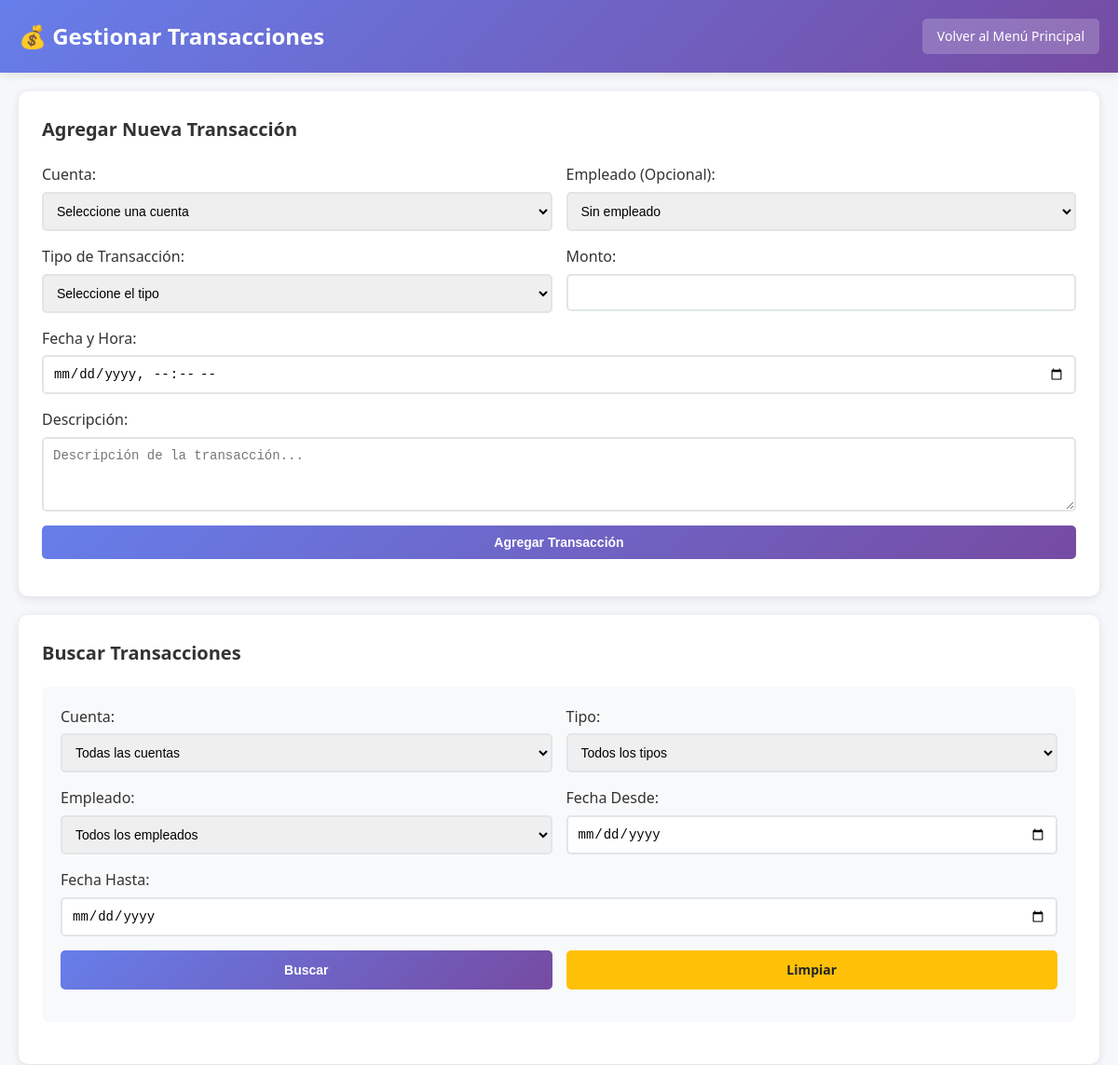
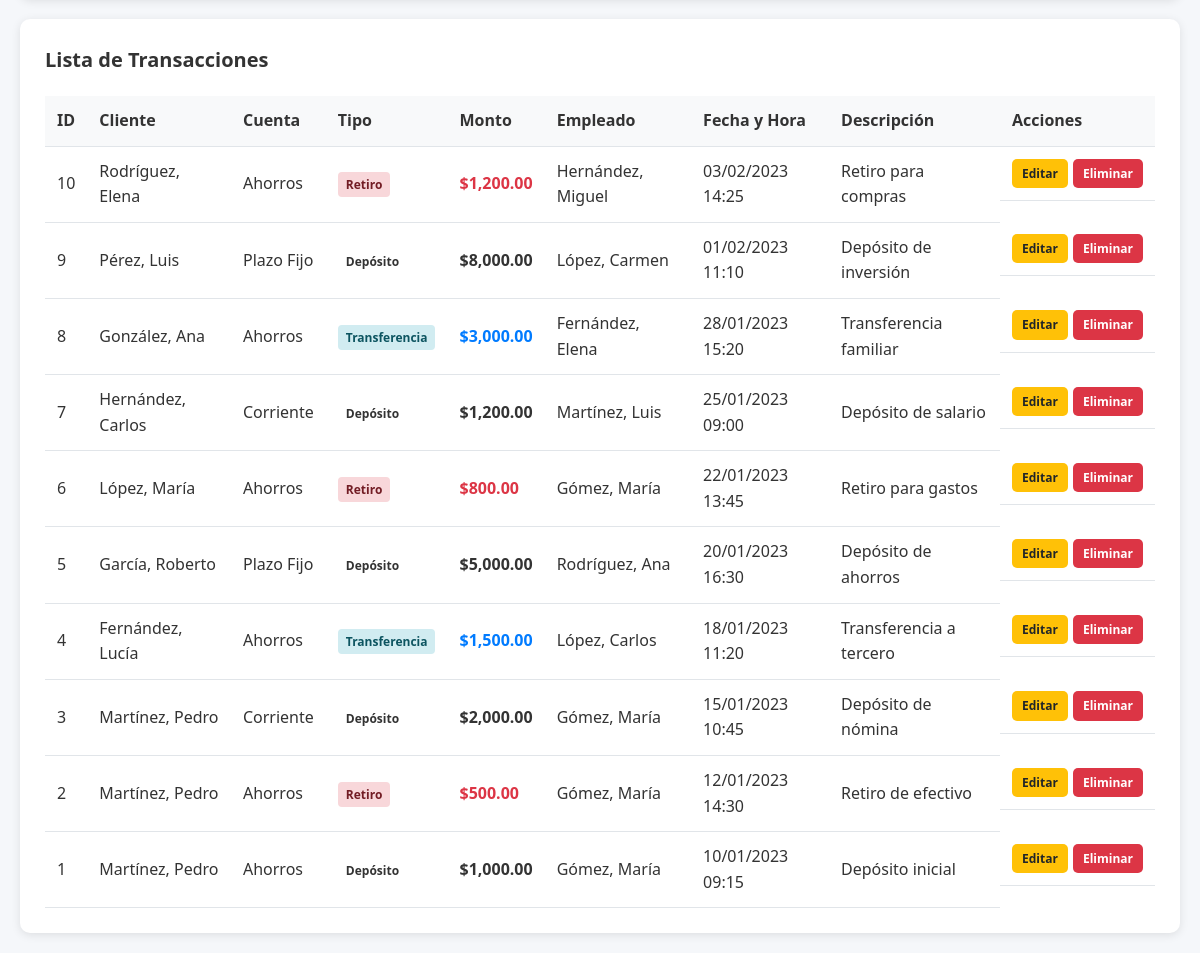
/crud_transacciones.php (signed in), run on the app's committed database (2 pictures, top to bottom).
### tables this page shows
CREATE TABLE Transaccion (
    transaccion_id INT AUTO_INCREMENT PRIMARY KEY,
    cuenta_id INT NOT NULL,
    empleado_id INT,
    tipo ENUM('Depósito', 'Retiro', 'Transferencia') NOT NULL,
    monto DECIMAL(15,2) NOT NULL,
    fecha_hora DATETIME NOT NULL DEFAULT CURRENT_TIMESTAMP,
    descripcion VARCHAR(200),
    FOREIGN KEY (cuenta_id) REFERENCES Cuenta(cuenta_id) ON DELETE CASCADE,
    FOREIGN KEY (empleado_id) REFERENCES Empleado(empleado_id) ON DELETE SET NULL
);

CREATE TABLE Cliente (
    cliente_id INT AUTO_INCREMENT PRIMARY KEY,
    nombre VARCHAR(100) NOT NULL,
    apellido VARCHAR(100) NOT NULL,
    direccion VARCHAR(200),
    telefono VARCHAR(15),
    email VARCHAR(100) UNIQUE,
    fecha_registro DATE NOT NULL DEFAULT CURRENT_DATE
);

CREATE TABLE Cuenta (
    cuenta_id INT AUTO_INCREMENT PRIMARY KEY,
    cliente_id INT NOT NULL,
    sucursal_id INT NOT NULL,
    empleado_id INT NOT NULL,
    tipo ENUM('Ahorros', 'Corriente', 'Plazo Fijo') NOT NULL,
    saldo DECIMAL(15,2) NOT NULL DEFAULT 0.00,
    fecha_apertura DATE NOT NULL DEFAULT CURRENT_DATE,
    estado ENUM('Activa', 'Inactiva', 'Bloqueada') NOT NULL DEFAULT 'Activa',
    FOREIGN KEY (cliente_id) REFERENCES Cliente(cliente_id) ON DELETE CASCADE,
    FOREIGN KEY (sucursal_id) REFERENCES Sucursal(sucursal_id) ON DELETE CASCADE,
    FOREIGN KEY (empleado_id) REFERENCES Empleado(empleado_id) ON DELETE CASCADE
);

CREATE TABLE Empleado (
    empleado_id INT AUTO_INCREMENT PRIMARY KEY,
    sucursal_id INT NOT NULL,
    nombre VARCHAR(100) NOT NULL,
    apellido VARCHAR(100) NOT NULL,
    puesto VARCHAR(50) NOT NULL,
    telefono VARCHAR(15),
    email VARCHAR(100) UNIQUE,
    fecha_contratacion DATE NOT NULL,
    FOREIGN KEY (sucursal_id) REFERENCES Sucursal(sucursal_id) ON DELETE CASCADE
);

### config.php (called while the page is built, shortened)
<?php
function tienePermiso($rol, $accion, $tabla) {
    $matrizPermisos = [
        'Administrador' => [
            'Sucursal' => ['C', 'R', 'U', 'D'],
            'Empleado' => ['C', 'R', 'U', 'D'],
            'Cliente' => ['C', 'R', 'U', 'D'],
            'Cuenta' => ['C', 'R', 'U', 'D'],
            'Transaccion' => ['C', 'R', 'U', 'D'],
            'Prestamo' => ['C', 'R', 'U', 'D'],
            'TarjetaCredito' => ['C', 'R', 'U', 'D'],
            'Usuario' => ['C', 'R', 'U', 'D']
        ],
        'Desarrollador' => [
            'Cuenta' => ['C', 'R', 'U', 'D'],
            'Transaccion' => ['C', 'R', 'U', 'D'],
            'TarjetaCredito' => ['C', 'R', 'U', 'D'],
            'Cliente' => ['R'],
            'Empleado' => ['R']
        ],
        'Supervisor' => [
            'Cuenta' => ['R'],
            'Transaccion' => ['R'],
            'Prestamo' => ['R'],
            'TarjetaCredito' => ['R'],
            'Cliente' => ['R']
        ]
    ];
    return isset($matrizPermisos[$rol][$tabla]) && in_array($accion, $matrizPermisos[$rol][$tabla]);
}
?>

### crud_transacciones.php (the view, shortened to what this page needs)
<?php
require_once 'config.php';
$rol = $_SESSION['rol'];
$where_clause = "1=1";
$transaccion_editar = null;
$sql = "SELECT t.*,
               c.tipo as cuenta_tipo, c.saldo as cuenta_saldo,
               cl.nombre as cliente_nombre, cl.apellido as cliente_apellido,
               e.nombre as empleado_nombre, e.apellido as empleado_apellido
        FROM Transaccion t
        LEFT JOIN Cuenta c ON t.cuenta_id = c.cuenta_id
        LEFT JOIN Cliente cl ON c.cliente_id = cl.cliente_id
        LEFT JOIN Empleado e ON t.empleado_id = e.empleado_id
        WHERE $where_clause ORDER BY t.fecha_hora DESC";
$stmt = $conn->prepare($sql);
$stmt->execute();
$result = $stmt->get_result();
$transacciones = $result->fetch_all(MYSQLI_ASSOC);
?>
<!DOCTYPE html>
<html lang="es">
<head>
</head>
<body>
    <div class="header">
        <div class="header-content">
            <h1>💰 Gestionar Transacciones</h1>
            <a href="index.php" class="back-btn">Volver al Menú Principal</a>
        </div>
    </div>
    <div class="container">
        <?php if (tienePermiso($rol, 'C', 'Transaccion') || tienePermiso($rol, 'U', 'Transaccion')): ?>
        <div class="form-section">
            <h2><?php echo $transaccion_editar ? 'Editar Transacción' : 'Agregar Nueva Transacción'; ?></h2>
            <form method="POST">
                <div class="form-row">
                    <div class="form-group">
                        <label for="cuenta_id">Cuenta:</label>
                        <select id="cuenta_id" name="cuenta_id" required>
                            <option value="">Seleccione una cuenta</option>
                        </select>
                    </div>
                    <div class="form-group">
                        <label for="empleado_id">Empleado (Opcional):</label>
                        <select id="empleado_id" name="empleado_id">
                            <option value="">Sin empleado</option>
                        </select>
                    </div>
                </div>
                <div class="form-row">
                    <div class="form-group">
                        <label for="tipo">Tipo de Transacción:</label>
                        <select id="tipo" name="tipo" required>
                            <option value="">Seleccione el tipo</option>
                        </select>
                    </div>
                    <div class="form-group">
                        <label for="monto">Monto:</label>
                        <input type="number" id="monto" name="monto" step="0.01" min="0" value="<?php echo $transaccion_editar ? $transaccion_editar['monto'] : ''; ?>" required>
                    </div>
                </div>
                <div class="form-row">
                    <div class="form-group">
                        <label for="fecha_hora">Fecha y Hora:</label>
                        <input type="datetime-local" id="fecha_hora" name="fecha_hora" value="<?php echo $transaccion_editar ? date('Y-m-d\TH:i', strtotime($transaccion_editar['fecha_hora'])) : ''; ?>" required>
                    </div>
                </div>
                <div class="form-row">
                    <div class="form-group">
                        <label for="descripcion">Descripción:</label>
                        <textarea id="descripcion" name="descripcion" placeholder="Descripción de la transacción..."><?php echo $transaccion_editar ? htmlspecialchars($transaccion_editar['descripcion']) : ''; ?></textarea>
                    </div>
                </div>
                <div class="form-row">
                    <?php if ($transaccion_editar): ?>
                        <button type="submit" name="editar" class="btn btn-primary">Actualizar Transacción</button>
                        <a href="crud_transacciones.php" class="btn btn-warning">Cancelar</a>
                    <?php else: ?>
                        <button type="submit" name="agregar" class="btn btn-primary">Agregar Transacción</button>
                    <?php endif; ?>
                </div>
            </form>
        </div>
        <?php endif; ?>
        <div class="form-section">
            <h2>Buscar Transacciones</h2>
            <form method="POST" class="search-form">
                <div class="form-row">
                    <div class="form-group">
                        <label for="cuenta_id_buscar">Cuenta:</label>
                        <select id="cuenta_id_buscar" name="cuenta_id">
                            <option value="">Todas las cuentas</option>
                        </select>
                    </div>
                    <div class="form-group">
                        <label for="tipo_buscar">Tipo:</label>
                        <select id="tipo_buscar" name="tipo">
                            <option value="">Todos los tipos</option>
                        </select>
                    </div>
                </div>
                <div class="form-row">
                    <div class="form-group">
                        <label for="empleado_id_buscar">Empleado:</label>
                        <select id="empleado_id_buscar" name="empleado_id">
                            <option value="">Todos los empleados</option>
                        </select>
                    </div>
                    <div class="form-group">
                        <label for="fecha_desde">Fecha Desde:</label>
                        <input type="date" id="fecha_desde" name="fecha_desde" value="<?php echo isset($_POST['fecha_desde']) ? htmlspecialchars($_POST['fecha_desde']) : ''; ?>">
                    </div>
                </div>
                <div class="form-row">
                    <div class="form-group">
                        <label for="fecha_hasta">Fecha Hasta:</label>
                        <input type="date" id="fecha_hasta" name="fecha_hasta" value="<?php echo isset($_POST['fecha_hasta']) ? htmlspecialchars($_POST['fecha_hasta']) : ''; ?>">
                    </div>
                </div>
                <div class="form-row">
                    <button type="submit" name="buscar" class="btn btn-primary">Buscar</button>
                    <a href="crud_transacciones.php" class="btn btn-warning">Limpiar</a>
                </div>
            </form>
        </div>
        <div class="table-section">
            <h2>Lista de Transacciones</h2>
            <table>
                <thead>
                    <tr>
                        <th>ID</th>
                        <th>Cliente</th>
                        <th>Cuenta</th>
                        <th>Tipo</th>
                        <th>Monto</th>
                        <th>Empleado</th>
                        <th>Fecha y Hora</th>
                        <th>Descripción</th>
                        <th>Acciones</th>
                    </tr>
                </thead>
                <tbody>
                    <?php if (empty($transacciones)): ?>
                        <tr>
                            <td colspan="9" style="text-align: center; color: #666;">No se encontraron transacciones.</td>
                        </tr>
                    <?php else: ?>
                        <?php foreach ($transacciones as $transaccion): ?>
                            <tr>
                                <td><?php echo htmlspecialchars($transaccion['transaccion_id']); ?></td>
                                <td><?php echo htmlspecialchars($transaccion['cliente_apellido'] . ', ' . $transaccion['cliente_nombre']); ?></td>
                                <td><?php echo htmlspecialchars($transaccion['cuenta_tipo']); ?></td>
                                <td>
                                    <span class="tipo-transaccion tipo-<?php echo strtolower($transaccion['tipo']); ?>">
                                        <?php echo htmlspecialchars($transaccion['tipo']); ?>
                                    </span>
                                </td>
                                <td class="monto monto-<?php echo strtolower($transaccion['tipo']); ?>">
                                    $<?php echo number_format($transaccion['monto'], 2); ?>
                                </td>
                                <td><?php echo $transaccion['empleado_nombre'] ? htmlspecialchars($transaccion['empleado_apellido'] . ', ' . $transaccion['empleado_nombre']) : 'Sin empleado'; ?></td>
                                <td><?php echo htmlspecialchars(date('d/m/Y H:i', strtotime($transaccion['fecha_hora']))); ?></td>
                                <td><?php echo htmlspecialchars($transaccion['descripcion']); ?></td>
                                <td class="actions">
                                    <?php if (tienePermiso($rol, 'U', 'Transaccion')): ?>
                                        <a href="?editar=<?php echo $transaccion['transaccion_id']; ?>" class="btn btn-warning btn-sm">Editar</a>
                                    <?php endif; ?>
                                    <?php if (tienePermiso($rol, 'D', 'Transaccion')): ?>
                                        <a href="?eliminar=<?php echo $transaccion['transaccion_id']; ?>" class="btn btn-danger btn-sm" onclick="return confirm('¿Está seguro de que desea eliminar esta transacción?')">Eliminar</a>
                                    <?php endif; ?>
                                </td>
                            </tr>
                        <?php endforeach; ?>
                    <?php endif; ?>
                </tbody>
            </table>
        </div>
    </div>
</body>
</html>

### crud_transacciones.php (style rules this page uses)
* { margin: 0; padding: 0; box-sizing: border-box; }
body { font-family: 'Segoe UI', Tahoma, Geneva, Verdana, sans-serif; background: #f5f7fa; color: #333; line-height: 1.6; }
.header { background: linear-gradient(135deg, #667eea 0%, #764ba2 100%); color: white; padding: 20px 0; box-shadow: 0 2px 10px rgba(0,0,0,0.1); }
.header-content { max-width: 1200px; margin: 0 auto; padding: 0 20px; display: flex; justify-content: space-between; align-items: center; }
.header h1 { font-size: 24px; font-weight: 600; }
.back-btn { background: rgba(255,255,255,0.2); color: white; border: none; padding: 8px 16px; border-radius: 5px; cursor: pointer; text-decoration: none; font-size: 14px; transition: background 0.3s ease; }
.container { max-width: 1200px; margin: 0 auto; padding: 20px; }
.form-section { background: white; padding: 25px; border-radius: 10px; box-shadow: 0 2px 10px rgba(0,0,0,0.1); margin-bottom: 20px; }
.form-section h2 { color: #333; margin-bottom: 20px; font-size: 20px; }
.form-row { display: grid; grid-template-columns: repeat(auto-fit, minmax(250px, 1fr)); gap: 15px; margin-bottom: 15px; }
.form-group { display: flex; flex-direction: column; }
.form-group label { margin-bottom: 5px; font-weight: 500; color: #333; }
.form-group input, .form-group select, .form-group textarea { padding: 10px; border: 2px solid #e1e5e9; border-radius: 5px; font-size: 14px; transition: border-color 0.3s ease; }
.form-group textarea { resize: vertical; min-height: 80px; }
.btn { padding: 10px 20px; border: none; border-radius: 5px; cursor: pointer; font-size: 14px; font-weight: 600; transition: all 0.3s ease; text-decoration: none; display: inline-block; text-align: center; }
.btn-primary { background: linear-gradient(135deg, #667eea 0%, #764ba2 100%); color: white; }
.btn-danger { background: #dc3545; color: white; }
.btn-warning { background: #ffc107; color: #212529; }
.table-section { background: white; padding: 25px; border-radius: 10px; box-shadow: 0 2px 10px rgba(0,0,0,0.1); }
.table-section h2 { color: #333; margin-bottom: 20px; font-size: 20px; }
.search-form { background: #f8f9fa; padding: 20px; border-radius: 8px; margin-bottom: 20px; }
table { width: 100%; border-collapse: collapse; margin-top: 20px; }
th, td { padding: 12px; text-align: left; border-bottom: 1px solid #e1e5e9; }
th { background: #f8f9fa; font-weight: 600; color: #333; }
.actions { display: flex; gap: 5px; }
.btn-sm { padding: 5px 10px; font-size: 12px; }
.monto { font-weight: 600; }
.monto-retiro { color: #dc3545; }
.monto-transferencia { color: #007bff; }
.tipo-transaccion { padding: 4px 8px; border-radius: 4px; font-size: 12px; font-weight: 600; }
.tipo-retiro { background: #f8d7da; color: #721c24; }
.tipo-transferencia { background: #d1ecf1; color: #0c5460; }

### data on the page
transaccion: transaccion_id "10", cliente.apellido+nombre "Rodríguez, Elena", cuenta.tipo "Ahorros", tipo "Retiro", monto "1,200.00", empleado.nombre "Hernández, Miguel", fecha_hora "03/02/2023 14:25", descripcion "Retiro para compras"
transaccion: transaccion_id "9", cliente.apellido+nombre "Pérez, Luis", cuenta.tipo "Plazo Fijo", tipo "Depósito", monto "8,000.00", empleado.nombre "López, Carmen", fecha_hora "01/02/2023 11:10", descripcion "Depósito de inversión"
transaccion: transaccion_id "8", cliente.apellido+nombre "González, Ana", cuenta.tipo "Ahorros", tipo "Transferencia", monto "3,000.00", empleado.nombre "Fernández, Elena", fecha_hora "28/01/2023 15:20", descripcion "Transferencia familiar"
transaccion: transaccion_id "7", cliente.apellido+nombre "Hernández, Carlos", cuenta.tipo "Corriente", tipo "Depósito", monto "1,200.00", empleado.nombre "Martínez, Luis", fecha_hora "25/01/2023 09:00", descripcion "Depósito de salario"
transaccion: transaccion_id "6", cliente.apellido+nombre "López, María", cuenta.tipo "Ahorros", tipo "Retiro", monto "800.00", empleado.nombre "Gómez, María", fecha_hora "22/01/2023 13:45", descripcion "Retiro para gastos"
transaccion: transaccion_id "5", cliente.apellido+nombre "García, Roberto", cuenta.tipo "Plazo Fijo", tipo "Depósito", monto "5,000.00", empleado.nombre "Rodríguez, Ana", fecha_hora "20/01/2023 16:30", descripcion "Depósito de ahorros"
transaccion: transaccion_id "4", cliente.apellido+nombre "Fernández, Lucía", cuenta.tipo "Ahorros", tipo "Transferencia", monto "1,500.00", empleado.nombre "López, Carlos", fecha_hora "18/01/2023 11:20", descripcion "Transferencia a tercero"
transaccion: transaccion_id "3", cliente.apellido+nombre "Martínez, Pedro", cuenta.tipo "Corriente", tipo "Depósito", monto "2,000.00", empleado.nombre "Gómez, María", fecha_hora "15/01/2023 10:45", descripcion "Depósito de nómina"
transaccion: transaccion_id "2", cliente.apellido+nombre "Martínez, Pedro", cuenta.tipo "Ahorros", tipo "Retiro", monto "500.00", empleado.nombre "Gómez, María", fecha_hora "12/01/2023 14:30", descripcion "Retiro de efectivo"
transaccion: transaccion_id "1", cliente.apellido+nombre "Martínez, Pedro", cuenta.tipo "Ahorros", tipo "Depósito", monto "1,000.00", empleado.nombre "Gómez, María", fecha_hora "10/01/2023 09:15", descripcion "Depósito inicial"
